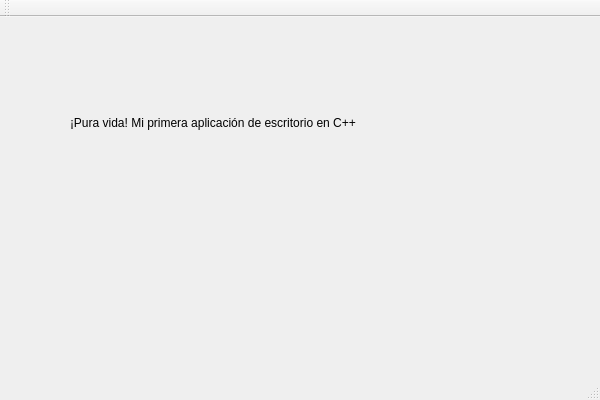
<?xml version="1.0" encoding="UTF-8"?>
<ui version="4.0">
 <class>PruebaQT2Class</class>
 <widget class="QMainWindow" name="PruebaQT2Class">
  <property name="geometry">
   <rect>
    <x>0</x>
    <y>0</y>
    <width>600</width>
    <height>400</height>
   </rect>
  </property>
  <property name="windowTitle">
   <string>PruebaQT2</string>
  </property>
  <widget class="QWidget" name="centralWidget">
   <widget class="QLabel" name="label">
    <property name="geometry">
     <rect>
      <x>70</x>
      <y>40</y>
      <width>341</width>
      <height>131</height>
     </rect>
    </property>
    <property name="text">
     <string>¡Pura vida! Mi primera aplicación de escritorio en C++</string>
    </property>
   </widget>
  </widget>
  <widget class="QMenuBar" name="menuBar">
   <property name="geometry">
    <rect>
     <x>0</x>
     <y>0</y>
     <width>600</width>
     <height>21</height>
    </rect>
   </property>
  </widget>
  <widget class="QToolBar" name="mainToolBar">
   <attribute name="toolBarArea">
    <enum>TopToolBarArea</enum>
   </attribute>
   <attribute name="toolBarBreak">
    <bool>false</bool>
   </attribute>
  </widget>
  <widget class="QStatusBar" name="statusBar"/>
 </widget>
 <layoutdefault spacing="6" margin="11"/>
 <resources>
  <include location="PruebaQT2.qrc"/>
 </resources>
 <connections/>
</ui>
